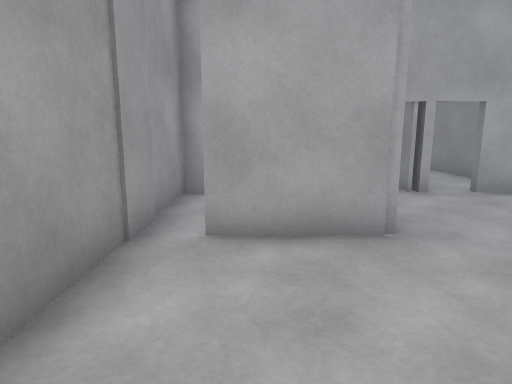
view 1 (above)

17 first-person views from a walk through a 3-D level made in the Unity game engine. The camera is 1.3 m above the floor, tilts 10° down and sees 75° across. The floor is counted in squares, 1 m on a side. Each view is taken from the middle of a square. On the plan, view 1 faces up. The plan holds only what a view shows up to about 14 squares ahead; the rest is blank. The place goes on beyond the plan.

view 2
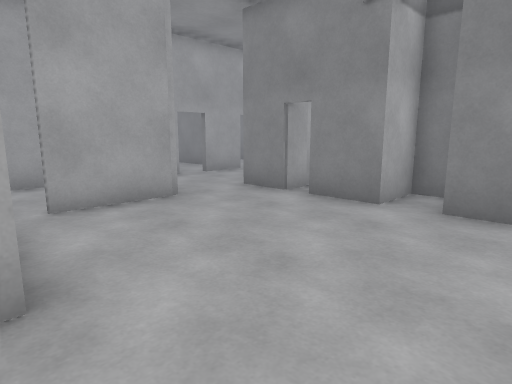

view 3
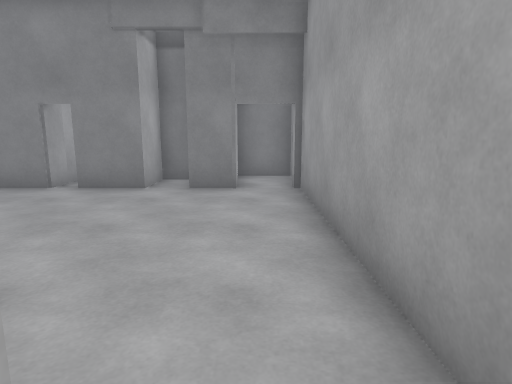

view 4
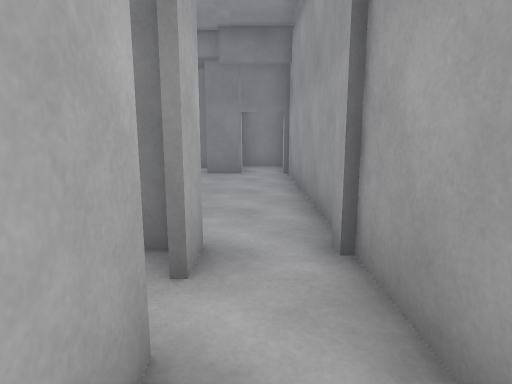

view 5
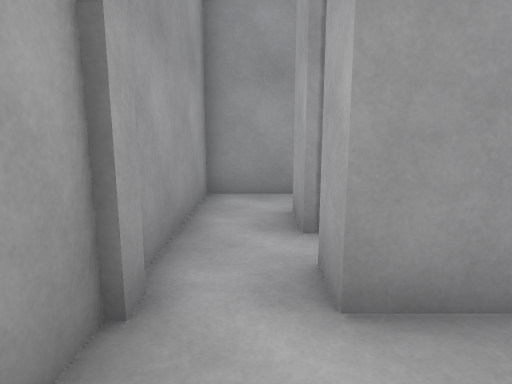

view 6
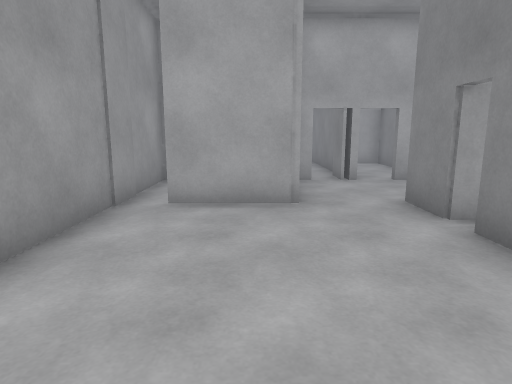

view 7
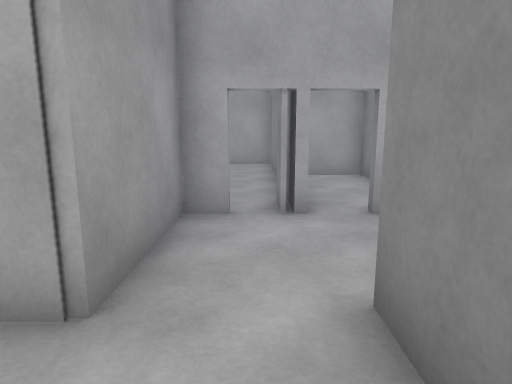

view 8
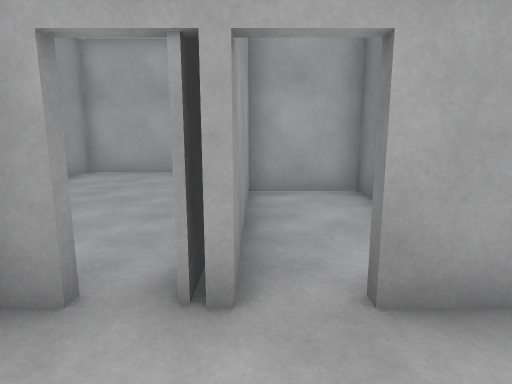

view 9
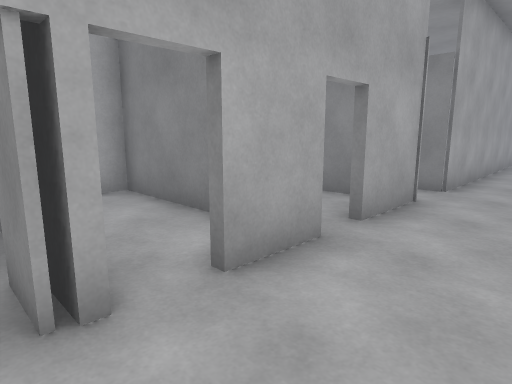

view 10
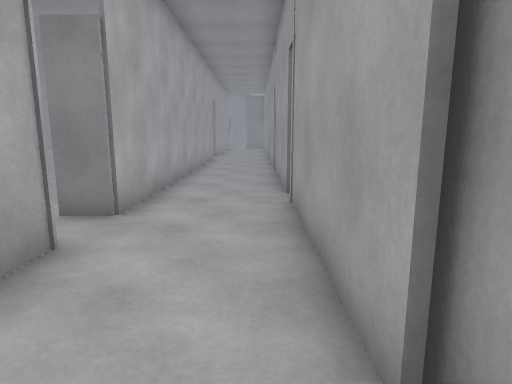

view 11
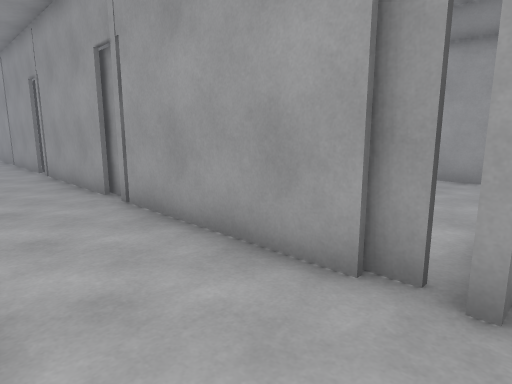

view 12
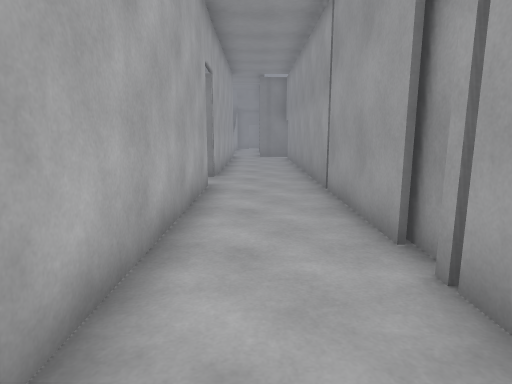

view 13
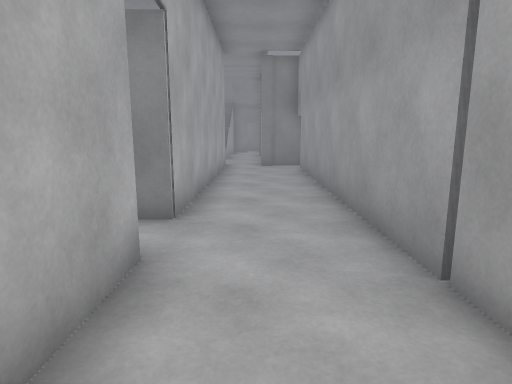

view 14
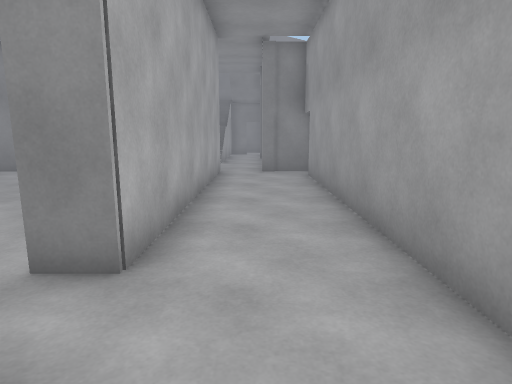

view 15
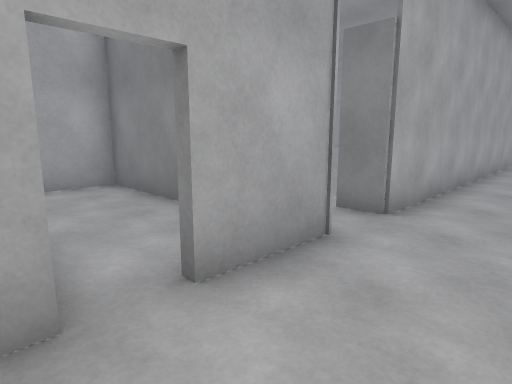

view 16
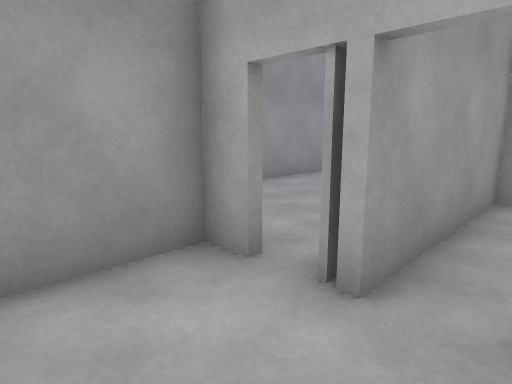

view 17
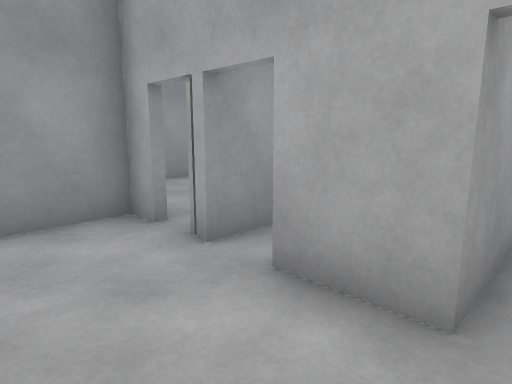

### Floor plan
Points are (right, up) in squares from view 1. A wall is a line through its corners. A room is listed if a view was taken in it or the views show most of it. See-through windows are left out.
Room 1 (views 1, 2, 5, 6, 7)
walls: (3.9, -1.6) (3.9, -0.4); (3.9, -2.9) (4.4, -2.9); (1.8, 4.2) (-0.8, 4.2); (-3.3, -0.1) (-3.3, -1.4); (5.4, -0.2) (5.4, 0.7) (3.9, 0.7) (3.9, 2.4); (-1.6, 3.6) (-1.6, 1.1); (-3.2, -3.1) (4, -3.1); (5.8, -3.1) (6.3, -3.1) (6.3, -1.4)
ways out: opening at (-2, -2) to room 2; opening at (3, 4) to room 3; opening at (-1, 4) to room 6
Room 2 (views 3, 4)
walls: (-5.1, -1.4) (-6.6, -1.4); (-8.2, -1.1) (-8.2, -3.1) (-3.5, -3.1); (-3.6, -2.9) (-3.1, -2.9); (-3.3, -1.4) (-4.2, -1.4)
ways out: opening at (-2, -2) to room 1
Room 3 (views 8, 9, 10, 11, 12, 13, 14, 15, 16, 17)
walls: (18.2, 4.1) (19.2, 4.1); (18.8, 4.3) (32.5, 4.3); (13.1, 4.3) (18, 4.3); (12.9, 4.1) (13.5, 4.1); (9.8, 7.3) (7.5, 7.3); (23.4, 7.3) (11.2, 7.3); (7.2, 4.3) (12.4, 4.3); (6.9, 4.1) (7.6, 4.1); (6.5, 7.3) (4.9, 7.3); (3.8, 7.3) (3.4, 7.3) (3.4, 8.5); (3.9, 2.9) (3.9, 4.4); (1.8, 7.3) (1.8, 4.2); (33.6, 4.1) (33.6, 5.8); (33.8, 7.3) (25, 7.3)
ways out: opening at (3, 4) to room 1; gap at (3, 8) to room 4; opening at (7, 8) to room 5; gap at (5, 8) to room 7; opening at (10, 8); opening at (24, 7.5); gap at (13, 4)
Room 4 (no view inside)
walls: (3.6, 7.2) (3.6, 16.2) (-1.6, 16.2) (-1.6, 9.9)
ways out: gap at (3, 8) to room 3
Room 5 (no view inside)
walls: (6.5, 9.1) (6.5, 7.3); (9.4, 8.5) (9.4, 13.5) (7.8, 13.5)
ways out: opening at (7, 8) to room 3
Room 6 (no view inside)
walls: (0.1, 7.3) (-1.6, 7.3) (-1.6, 3.6)
ways out: opening at (-1, 4) to room 1
Room 7 (no view inside)
walls: (6.3, 9.4) (6.3, 12.5) (3.8, 12.5) (3.8, 7.3)
ways out: gap at (5, 8) to room 3

Positions as (right, up) in squares from view 1, and headings:
1: (0, 0), facing up
2: (-2, -2), facing up-right
3: (-4, -2), facing right
4: (-7, -2), facing right
5: (-1, -2), facing left
6: (1, -2), facing up
7: (3, 2), facing up
8: (4, 5), facing up
9: (3, 5), facing up-right
10: (6, 5), facing right
11: (6, 7), facing down-right
12: (15, 6), facing right
13: (20, 6), facing right
14: (22, 6), facing right
15: (6, 5), facing up-right
16: (5, 5), facing up-left
17: (7, 5), facing up-left
